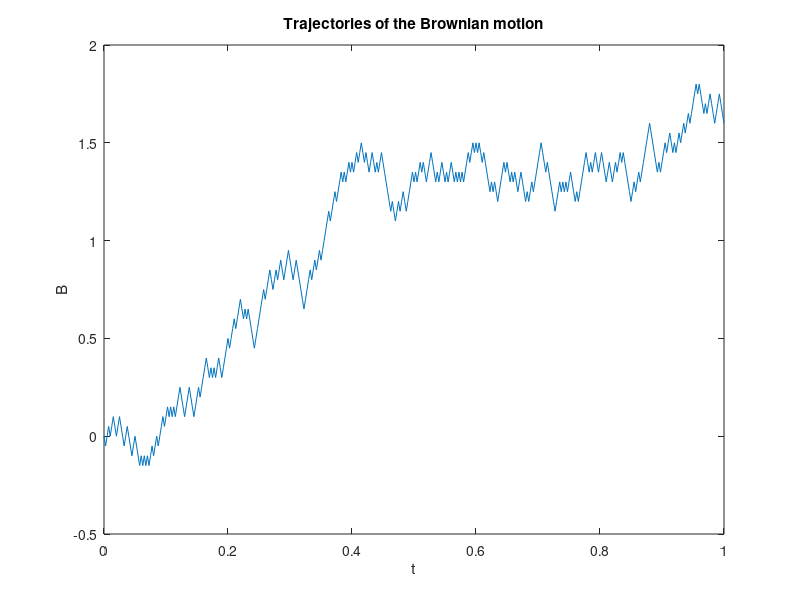
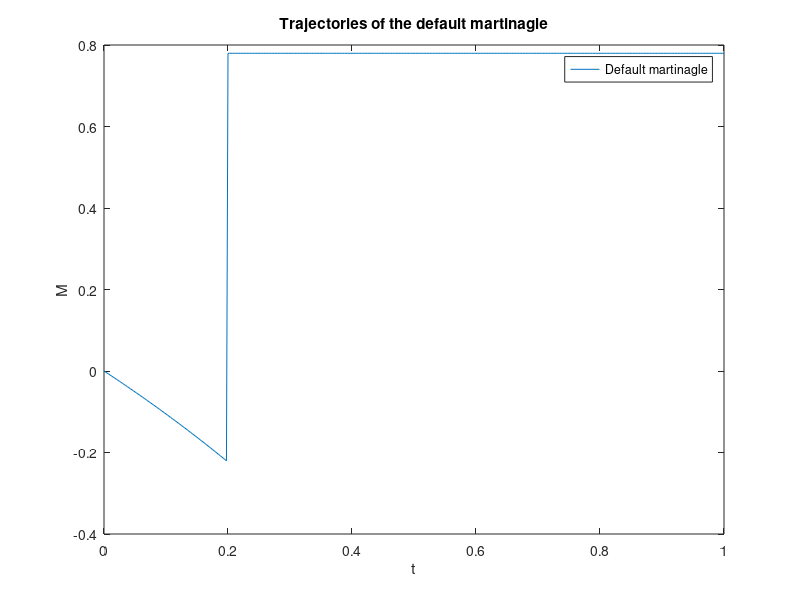
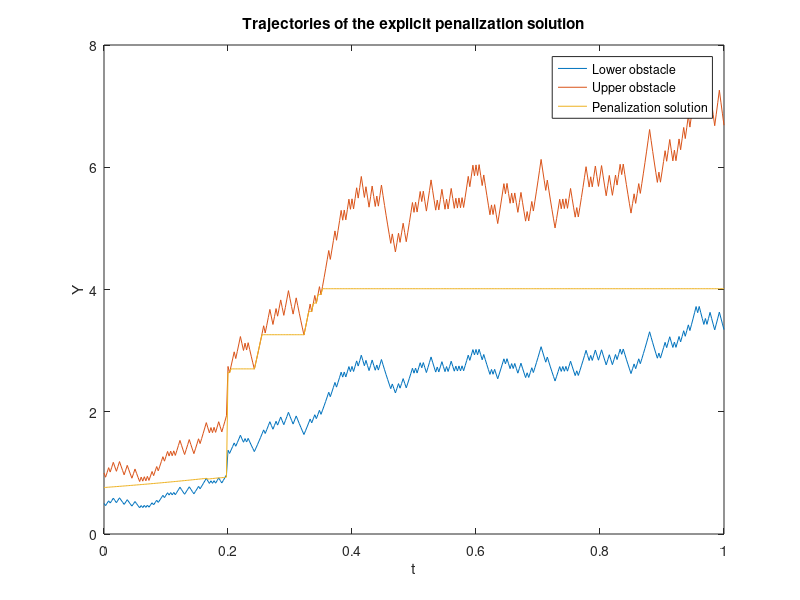
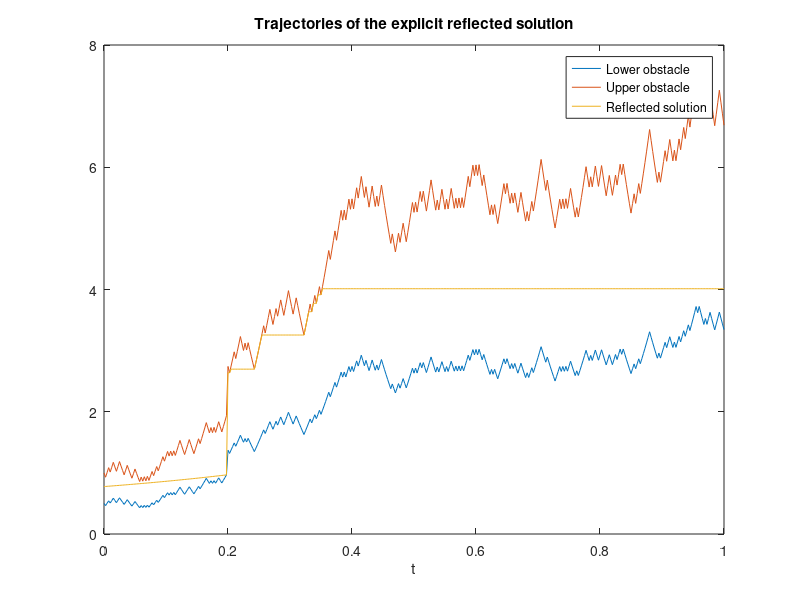

The MATLAB script that drew these images, in order:
clear all
clear
clc

N = 400;
T = 1;
p = 10000; % panalization parameter
stepsize = T/N;
%anticipate = rand(1,1); % anticipated part 
anticipate = 0.3;
tau = 0.2;
T_an = T+anticipate; % anticipated part (total time)
n_an = ceil(anticipate/stepsize); % anticipated part (extra steps)
N_an = N+n_an; % anticipated part (total steps)
t = (0:stepsize:T)'; % discrete time sequence t=[0,delta,2 delta,..., T]
%t_an = [t,((T+stepsize):stepsize:T_an)]; % discrete time sequence st=[0,delta,2 delta,..., T+anticipate]
t_an = (0:stepsize:(stepsize*N_an))';

%------------ explicit penalization scheme  ---------


%------------ explicit reflected scheme  ---------



%-------------------- 5.1 Discrete Time Framework ---------------------

%--------- 5.1.1 Random Walk Approximation of Brownian Motion -------

%------ (1) create Bernoulli sequence {1,-1}, P(1)=P(-1)=0.5 -------
e=rand(1,N_an);

for i=1:N_an
    if e(i)<0.5
        e(i)=-1;
    else
        e(i)=1;
    end
end

%------ (2) create Brownian Motion ------
E = cumsum(e);

B(1) = 0;  % first element = 0

for i = 2:(N_an+1)
    B(i) = sqrt(stepsize)*E(i-1);  % Brownian Motion
    b(i-1) = B(i)-B(i-1);  % B(i)-B(i-1)
end

%-------------- 5.1.2 Approximation of Defaultable Model ------------
%tau = rand(1,1);  % default time

h = zeros(N+1,1); 
h(1) = 0;
for i = 2:(N+1)
    if t(i) < tau
        h(i) = 0;
    else
        h(i) = 1;
    end    
end

%------------------ default martingale ------------------
%sh = cumsum(1-h);

M(1) = 0;  % first element = 0   
gamma(1) = 0;

for i = 2:(N+1)
    if h(i-1) == 0 && h(i) == 0
    gamma(i) = 1/(T-t(i));
    m(i-1) = h(i)-h(i-1)-stepsize*gamma(i)*(1-h(i));  % M(i)-M(i-1)
    
    elseif h(i-1) == 0 && h(i) == 1
        gamma(i) = 1/(T-t(i));
        m(i-1) = h(i)-h(i-1)-stepsize*gamma(i)*(1-h(i));  % M(i)-M(i-1)
        
    elseif h(i-1) == 1
        gamma(i) = 0;
        m(i-1) = 0;
    end
end

M = [0, cumsum(m)];  % default martingale

%--------- 5.1.4 Approximation of Terminal Value and Generator -----------
C(1) = 1.5;
S(1) = 1.5;
S_1(1) = 1.5;
r = 1;
for i = 1: N
    C(i+1) = C(i) + 0.3*C(i)*stepsize;
    S(i+1) = S(i) + S(i)*(1.1*stepsize + 0.5*b(i) + 0.2*m(i));
    S_1(i+1) = S_1(i) + S_1(i)*(1.1*stepsize + 0.5*b(i));
end

for i = 1:(N+1)
    L(i) = exp(-r*t(i))*max(S(i)-1,0); % lower obstacle
    V(i) = exp(-r*t(i))*2*max(S(i)-1,0); % upper obstacle
    
    L_1(i) = exp(-r*t(i))*max(S_1(i)-1,0); % lower obstacle
    V_1(i) = exp(-r*t(i))*2*max(S_1(i)-1,0); % upper obstacle
  
    %L(i) = -abs(B(i))+1/2*M(i)+T; % lower obstacle
    %V(i) = abs(B(i)+1)+1/2*M(i)+2*T-1/2; % upper obstacle
end   

xi = exp(-r*t(N+1))*1.2*max(S(N+1)-1,0);
xi_1 = exp(-r*t(N+1))*1.2*max(S_1(N+1)-1,0);
%---------- numerical scheme: explicit penalization scheme ---------------
y_pena(N+1)= xi; % Terminal Value
y_ref(N+1)= xi;
y_ref_1(N+1)= xi_1;


%-------------------------------------------------------------------------
for i = N:-1:1         
%---------- anticipated part definition   ------------------------------         
    
%---------- explicit part ---------------
    if  h(i) == 1 && h(i+1) == 1
        Ey_pena(i) = y_pena(i+1);
        Ey_ref(i) = y_ref(i+1);
        u_pena(i) = 0; 
        u_ref(i) = 0;        
        
    elseif  h(i) == 0 && h(i+1) == 1
        Ey_pena(i) = (stepsize/((T-t(i))))*y_pena(i+1);
        Ey_ref(i) = (stepsize/((T-t(i))))*y_ref(i+1);
        u_pena(i) = (stepsize*y_pena(i+1))/((stepsize+(stepsize*gamma(i+1))^2*(T-t(i+1))));
        u_ref(i) = (stepsize*y_ref(i+1))/((stepsize+(stepsize*gamma(i+1))^2*(T-t(i+1))));
        
    elseif h(i) == 0 && h(i+1) == 0
        Ey_pena(i) = ((T-t(i+1))/((T-t(i))))*y_pena(i+1);  
        Ey_ref(i) = ((T-t(i+1))/((T-t(i))))*y_ref(i+1);      
        u_pena(i) = -((T-t(i+1))*stepsize*gamma(i+1)*y_pena(i+1))/((stepsize+(stepsize*gamma(i+1))^2*(T-t(i+1))));    
        u_ref(i) = -((T-t(i+1))*stepsize*gamma(i+1)*y_ref(i+1))/((stepsize+(stepsize*gamma(i+1))^2*(T-t(i+1))));          
    end        
   
    
%---------- panaliztion solution ---------------
  z_pena(i) = e(i+1)*(y_pena(i+1)/(2*sqrt(stepsize)));
  
  k1_pena(i) = -min((Ey_pena(i)-L(i)),0)*((p*stepsize)/(1+p*stepsize)); 
  k2_pena(i) = max((Ey_pena(i)-V(i)),0)*((p*stepsize)/(1+p*stepsize)); 
  
  y_pena(i) = Ey_pena(i)+k1_pena(i)-k2_pena(i);  
  
%---------- reflected solution ---------------  
  z_ref(i) = e(i+1)*(y_ref(i+1)/(2*sqrt(stepsize)));
  
  k1_ref(i) = -min((Ey_ref(i)-L(i)),0); 
  k2_ref(i) = max((Ey_ref(i)-V(i)),0); 
  
  y_ref(i) = Ey_ref(i)+k1_ref(i)-k2_ref(i); 
  
%-------------------- without default -------------------------------
  z_ref_1(i) = e(i+1)*(y_ref_1(i+1)/(2*sqrt(stepsize)));
  Ey_ref_1(i) = y_ref_1(i+1);
  
  k1_ref_1(i) = -min((Ey_ref_1(i)-L_1(i)),0); %------ without default
  k2_ref_1(i) = max((Ey_ref_1(i)-V_1(i)),0); %------ without default
  
  y_ref_1(i) = Ey_ref_1(i)+k1_ref_1(i)-k2_ref_1(i);  
   
end


K1_pena = cumsum(k1_pena); 
K2_pena = cumsum(k2_pena);
K1_ref = cumsum(k1_ref); 
K2_ref = cumsum(k2_ref);


%--------------- outcome ---------------- 
xi(1)
L(1)
V(1)
L(N+1)
V(N+1)
y_pena(1)
y_ref(1)
y_ref_1(1)


%--------------- creates graphs ---------------- 
figure(1)  
plot(t,B(1:N+1)) % Brownian motion
title('Trajectories of the Brownian motion');
xlabel('t')
ylabel('B')

figure(2)  
plot(t,M) % Default martinagle
legend('Default martinagle');
title('Trajectories of the default martinagle');
xlabel('t')
ylabel('M')

%subplot(2,2,3); % terminal value xi
%plot(t_an(N:N_an),xi)
%title('Trajectories of the anticipated process');
%xlabel('t')
%ylabel('xi')

figure(3) 
plot(t,L)
hold on 
plot(t,V)
hold on 
plot(t,y_pena(1:N+1))
legend('Lower obstacle','Upper obstacle','Penalization solution');
title('Trajectories of the explicit penalization solution');
xlabel('t')
ylabel('Y')

figure(4) 
plot(t,L)
hold on 
plot(t,V)
hold on 
plot(t,y_ref(1:N+1))
legend('Lower obstacle','Upper obstacle','Reflected solution');
title('Trajectories of the explicit reflected solution');
xlabel('t')
ylabel('')

figure(5) 
plot(t,L_1)
hold on 
plot(t,V_1)
hold on 
plot(t,y_ref_1(1:N+1))
legend('Lower obstacle','Upper obstacle','Reflected solution');
title('Trajectories of the explicit reflected solution (without default)');
xlabel('t')
ylabel('')


figure(6) 
plot(t(1:N),K1_pena)
hold on
plot(t(1:N),K2_pena)
hold on
plot(t(1:N),y_pena(1:N))
legend('k+','k-','Penalization solution');
title('Trajectories of increasing processes of the explicit penalization scheme');
xlabel('t')
ylabel('K')

figure(7) 
plot(t(1:N),K1_ref)
hold on
plot(t(1:N),K2_ref)
hold on
plot(t(1:N),y_ref(1:N))
legend('k+','k-','reflected solution');
title('Trajectories of increasing processes of the explicit reflected scheme');
xlabel('t')
ylabel('K')

figure(8) 
plot(t,y_pena(1:N+1))
hold on
plot(t,y_ref(1:N+1))
legend('Penalization solution','Reflected solution');
title('Trajectories of solutions Y of the explicit penalization and explicit reflected scheme');
xlabel('t')
ylabel('Y')

figure(9) 
plot(t(1:N),z_pena)
hold on
plot(t(1:N),z_ref)
title('Trajectories of Z of the explicit reflected scheme');
xlabel('t')
ylabel('Z')

figure(10) 
plot(t(1:N),u_pena)
hold on
plot(t(1:N),u_ref)
title('Trajectories of U of the explicit reflected scheme');
xlabel('t')
ylabel('U')

figure(11) 
plot(t(1:N),S(1:N))
hold on
plot(t(1:N),C(1:N))
title('Trajectories of S and C');
xlabel('t')
ylabel('S')


